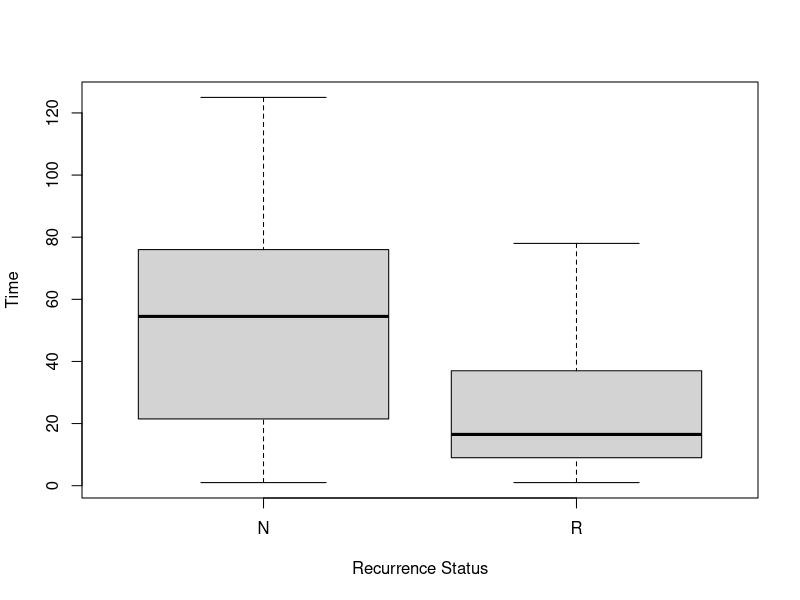
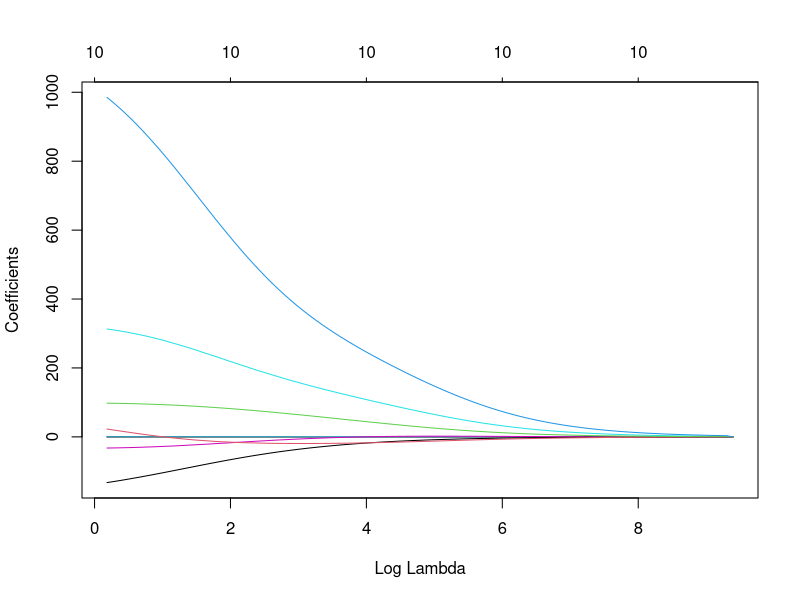
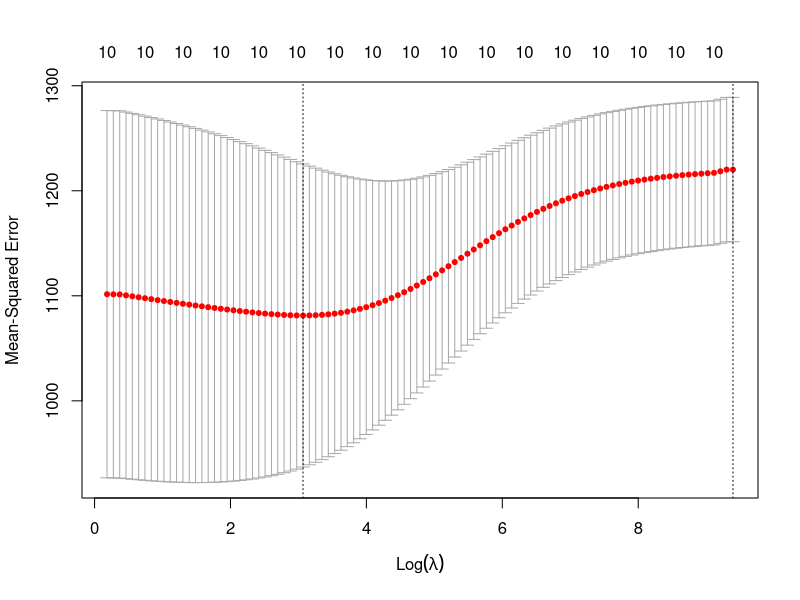
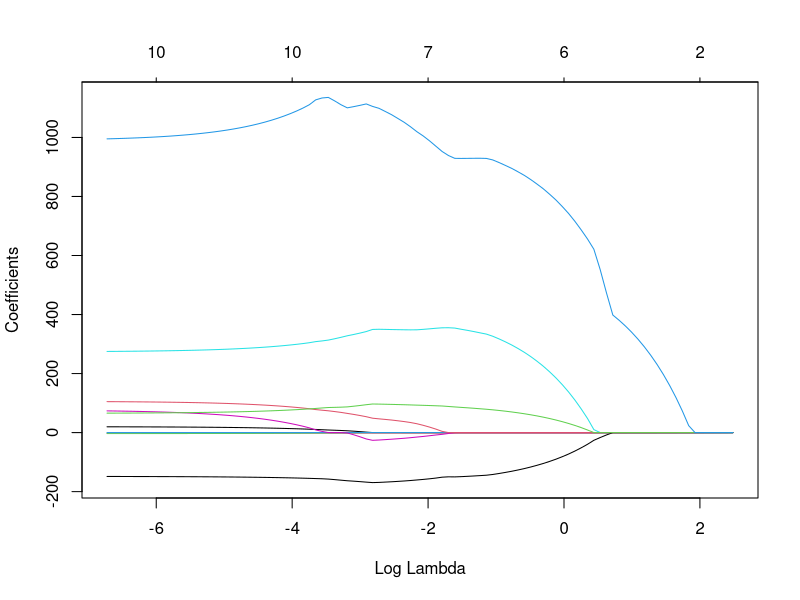
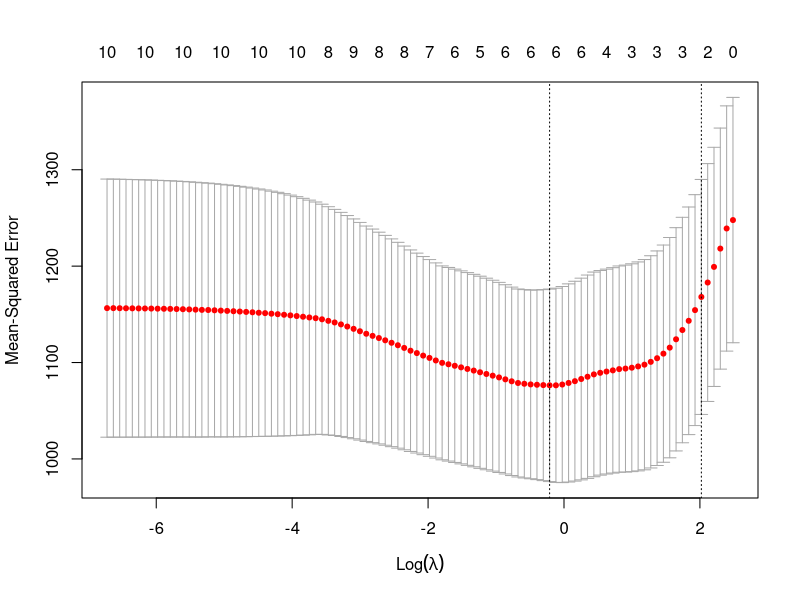

Write the R code that produced these figures, in order.
#Applied Machine Learning for Health Data 
#Breast Cancer Regression Analysis
#Name: Ivy Fong
#Date: October 28, 2018

#set working directory
setwd("C:/Users/ivyfo/Dropbox/Master of Public Health/Master of Public Health - Courses/Fall 2018 - Courses/CHL7001 - Machine Learning/CHL7001 - Assignments/CHL7001 A1")

#load package to be used
library(glmnet)


##Task 1 - Read the data into R, making sure that you code the missing values properly. The character "?" is used for denoting missing values in the .csv file. Notice that there is no header in the data file. (1 point)
bc <- read.csv("bc_data.csv", header=F, na.strings="?") #read csv data into R, specify no variable names, return ? for missing values
bc <- na.omit(bc) #only keep observations with complete information


##Task 2 - Report descriptive statistics and make a box plot for the time variable for the two groups (with and without recurrence). Make a subset of the original dataset with only those without recurrence. (2 points) 
bcn <- subset(bc, bc$V2=="N") #create subset with only those without recurrence
bcr <- subset(bc, bc$V2=="R") #create subset with only those with recurrence

mean(bcn$V3) #calculate mean of time variable for those without recurrence = 53.58108
sd(bcn$V3) #calculate sd of time variable for those without recurrence = 34.91935

mean(bcr$V3) #calculate mean of time variable for those with recurrence = 25.56522
sd(bcr$V3) #calculate sd of time variable for those with recurrence = 22.72703

#Time - Group Without Recurrence (N):
  #Mean = 53.58108
  #SD = 34.91935

#Time - Group With Recurrence (R):
  #Mean = 25.56522
  #SD = 22.72703

boxplot(bc$V3~bc$V2, xlab="Recurrence Status", ylab="Time") #create boxplot for the time variable for the two groups 


##Task 3 - Using as predictors the mean values of the above described (a) - (j) features (which as found in columns 4-13), train a ridge regression model using the default grid of values for the lambda parameter in the glmnet R function. Make a plot showing the coefficients of these predictors for different levels of regularization. Comment on the results. (3 points)
x <- model.matrix(V3~V4+V5+V6+V7+V8+V9+V10+V11+V12+V13,bcn) #specify the predictor variables V4-13
y <- bcn$V3 #specify the outcome variable V3

rr.mod <- glmnet(x,y,family="gaussian",alpha=0) #train a ridge regression model using the default values
plot(rr.mod, xvar="lambda") #plot the coefficients for different levels of regularization

#Comment: As the value of log lambda increases, the coefficients either increase or decrease to approach 0.


##Task 4 - Using a 5-fold cross-validation estimate and report the optimal value for lambda (i.e. that minimizes the MSE). Make a plot showing the MSE against the values of log(lambda). Report the coefficients of the predictors for the optimal lambda value. (3 points)
cv.rr <- cv.glmnet(x,y,alpha=0,nfolds=5) #perform 5-fold cross-validation 
plot(cv.rr) #plot MSE versus log(lambda)
cv.rr$lambda.min #print the lambda associated with the min MSE = 13.37345
coef.min <- coef(cv.rr, s = "lambda.min") #print the unstandardized coefficients associated with the optimal lambda 
coef.min

#optimal lambda value = 13.37345
#predictor coefficients for the optimal lambda value: 
  #V4  =   -0.401431533
  #V5  =   -1.489660254
  #V6  =   -0.086699448
  #V7  =   -0.003732896
  #V8  =  177.468091758
  #V9  =  -13.158970300
  #V10 =  -48.074388890
  #V11 =  -11.901168233
  #V12 =   69.336268882
  #V13 =  485.974704557


##Task 5 - Calculate the MSE on the whole set of the non-recurrent group for the model using the optimal lambda value. (2 points)
mean((y-predict(rr.mod, newx=x, s= cv.rr$lambda.min))^2) #calculate the MSE of the whole data set using the optimal lamda = 985.8034

#MSE using the optimal lambda value = 985.8034


##Task 6 - Repeat tasks 3-5 above but this time using the lasso method. This time report also what the selected features are for the optimal lambda value. (7 points)
l.mod <- glmnet(x,y,family="gaussian",alpha=1) #train a lasso model using the default values
plot(l.mod, xvar="lambda") #plot the coefficients for different levels of regularization

#Comment: As the value of log lambda increases, the coefficients either increase or decrease to 0.

cv.l <- cv.glmnet(x,y,alpha=1,nfolds=5) #perform 5-fold cross-validation 
plot(cv.l) #plot MSE versus log(lambda)
cv.l$lambda.min #print the lambda associated with the min MSE = 0.7373547
coef.min2 <- coef(cv.l, s = "lambda.min") #print the unstandardized coefficients associated with the optimal lambda
coef.min2
row.names(coef.min2)[as.vector(coef.min2)!=0] #print only non-zero coefficients = V5, V6, V8, V10, V12, V13

#optimal lambda value = 0.7373547
#predictor coefficients for the optimal lambda value: 
  #V4  =    .         
  #V5  =   -1.85388150
  #V6  =   -0.06579758
  #V7  =    .         
  #V8  =  224.85581587
  #V9  =    .         
  #V10 = -104.62778262
  #V11 =    .         
  #V12 =   52.30459849
  #V13 =  826.01279857
#selected features for the optimal lambda value = V5, V6, V8, V10, V12, V13

mean((y-predict(l.mod, newx=x, s= cv.l$lambda.min))^2) #calculate the MSE of the whole data set using the optimal lamda = 972.7765

#MSE using the optimal lambda value = 972.7765


##Task 7 - Make some comments on how the two methods compare based on the analysis you did and the results you generated above. Suggest a rigorous method or approach of actually comparing the performance of the two prediction methods on these data. You do not have to apply this comparison method. (2 points)
#Based on the results generated above, the lasso method seems to have performed better because it has a lower MSE using the optimal lambda value.
#Lasso tends to perform better than ridge regression when only some features are strong predictors, as is the case here - only 6/10 features were selected.
#MSE (ridge regression) = 985.8034, MSE (lasso) = 972.7765.

#The model comparison process must be separate from the parameter tuning process, and so different training, validation and test sets must be used.
#Thus, to compare the performance of the two prediction methods on these data, we could use CV, LOO, validation set, or nested cross-validation methods.
